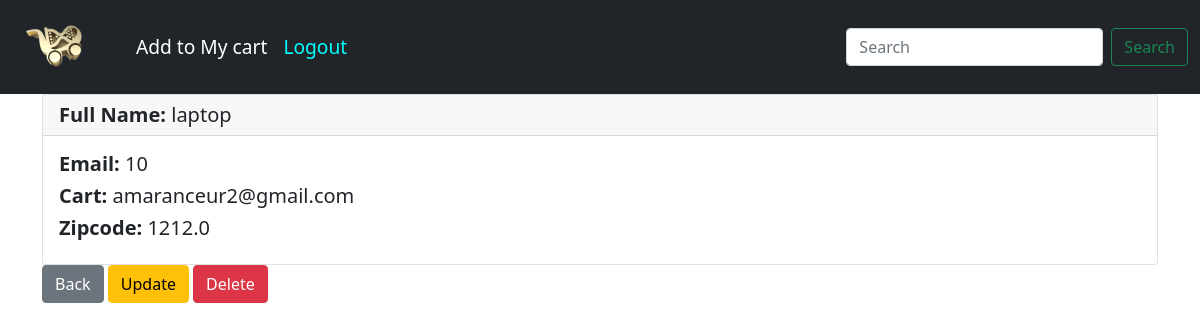
Page /managment/Product/1 (signed in) on the committed database.
### main/models.py (models this page shows, shortened)
class Product(models.Model):
    name=models.CharField( max_length=50)
    quantity=models.IntegerField()
    saller=models.ForeignKey(Saller, on_delete=models.CASCADE,default=None)
    details=models.CharField(null=True, max_length=200)
    price=models.FloatField(null=True)
    image = models.ImageField(upload_to='product_images/')  # Define the image field

class Saller(models.Model):
    user = models.OneToOneField(User, on_delete=models.CASCADE, related_name='saller_profile')
    carte = models.CharField(('carte'), max_length=50)
    zipcode = models.CharField(('zipcode'), max_length=50)
    is_saller = models.BooleanField(default=True)
    def __str__(self):
        return self.user.email

### main/views.py (the view)
# urls.py: path('managment/<str:thing>/<int:pk>', detailes, name='details'),
def detailes(req, thing, pk):
    if req.user.is_authenticated:
        try:
            thing = thing.lower()
            app_config = apps.get_app_config('main')
            model = app_config.get_model(thing)
            obj = get_object_or_404(model, pk=pk)
            return render(req, f'{thing}_card.html', {'obj': obj})
        except LookupError:
            raise Http404(f"Model {thing} does not exist")
        except model.DoesNotExist:
            raise Http404(f"No {thing} found with id {pk}")
    else:
        messages.error(req, "You must be logged in to do that...")
        return redirect('home')

### main/models.py (called while the page is built)
def is_saller(self):
    return hasattr(self, 'saller_profile')

def is_costumer(self):
    return hasattr(self,'costumer_profile')

### main/templates/Product_card.html
{% extends 'main.html' %}
{% block content %}
<div class="container">
<div class="card">
    <h5 class="card-header"><strong>Full Name:  </strong>{{ obj.name  }} </h5>
    <div class="card-body">
     <h5 class="card-title"> <strong>Email:  </strong>{{obj.quantity}}</h5>
     <h5 class="card-title"> <strong>Cart:  </strong>{{obj.saller}}</h5>
      <h5 class="card-title"><strong>Zipcode:  </strong>{{obj.price}}</h5>
    </div>
  </div>
  <a href="{% url 'managment' 'Product' %}" class="btn btn-secondary">Back</a>
  <a href="{% url 'managment' 'Product' %}" class="btn btn-warning">Update</a>
  <a href="{% url  'delete' 'Product' obj.id %}" class="btn btn-danger">Delete</a>
</div>
{% endblock content %}

### main/static/css/style.css (style rules this page uses)
* { margin: 0; padding: 0; box-sizing: border-box; }
body { min-height: 100vh; background: #1c1c1c; }

### rows in the picture
Product: name "laptop", quantity "10", saller "amaranceur2@gmail.com", price "1212.0"
